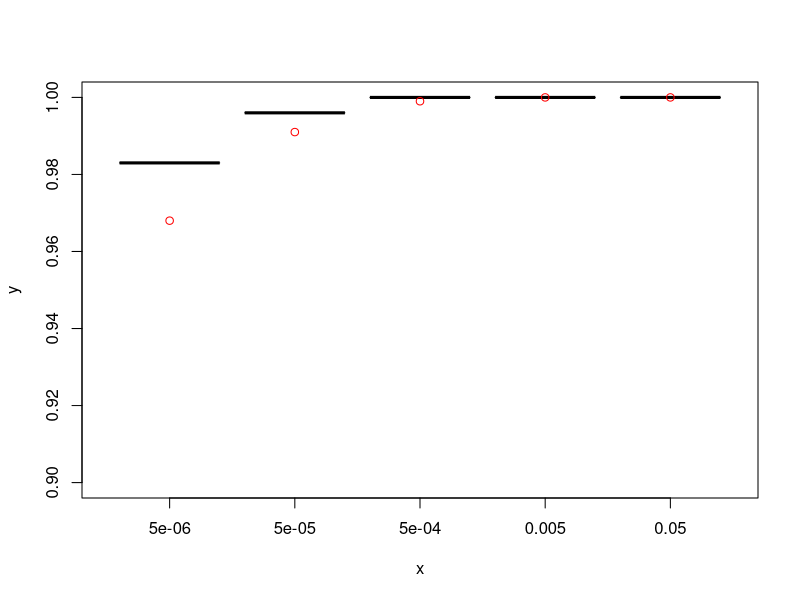

The R source for this figure:
# Testing the power of paired tests
# We generate data from shifted normal distributions and
# measure how the power of different tests depends on
# - the sample size (n)
# - the shift between distributions (delta)

X11.options(type="nbcairo")

# Example run
n <- 100
delta <- 1


x <- rnorm(n, mean = 0, sd = 1)
y <- rnorm(n, mean = delta, sd = 1)


# T-test versus W-test
p <- t.test(x, y, paired = TRUE)$p.value
q <- wilcox.test(x, y, paired = TRUE)$p.value

# W-test is much more conservative and gives out larger p-value
# It is inevitable, since it works under less constrained assuptions
# We can now ask what is the power of both tests
# - What is the probability that p-value is below rejection threshold
#
# Lets compute it empirically by simulation lots of data

p <- rep(NA, 1000)
q <- rep(NA, 1000)
for(i in c(1:1000)){
	x <- rnorm(n, mean = 0, sd = 1)
	y <- rnorm(n, mean = delta, sd = 1)
	p[i] <- t.test(x, y, paired = TRUE)$p.value
	q[i] <- wilcox.test(x, y, paired = TRUE)$p.value
}

# Now we can compute rejection probability for different thresholds
alpha <-0.05/c(1, 10, 100, 1000, 10000)

r <- rep(NA, 5)
s <- rep(NA, 5)
for(i in seq_along(alpha)){
	r[i] <- sum(p < alpha[i])/length(p)
	s[i] <- sum(q < alpha[i])/length(q)
}

# Lets do the corresponding plot
plot(factor(alpha), r, type="p", ylim=c(0.9, 1.0))
points(factor(alpha), s, col="red")

# As you can see the power of w-test is smaller when the rejection threshold is
# smaller --- The difference between T and W test becomes more pronounced when
# we do many tests in parallel and  use Bonferroni correction

# You should do the same graph for your implementation
# - Paired T-test
# - GNU R W-test (exact)
# - Your W-test using the standard approximation
# - Your W-test with exact computation
# - Your W-test with tuned approximation




